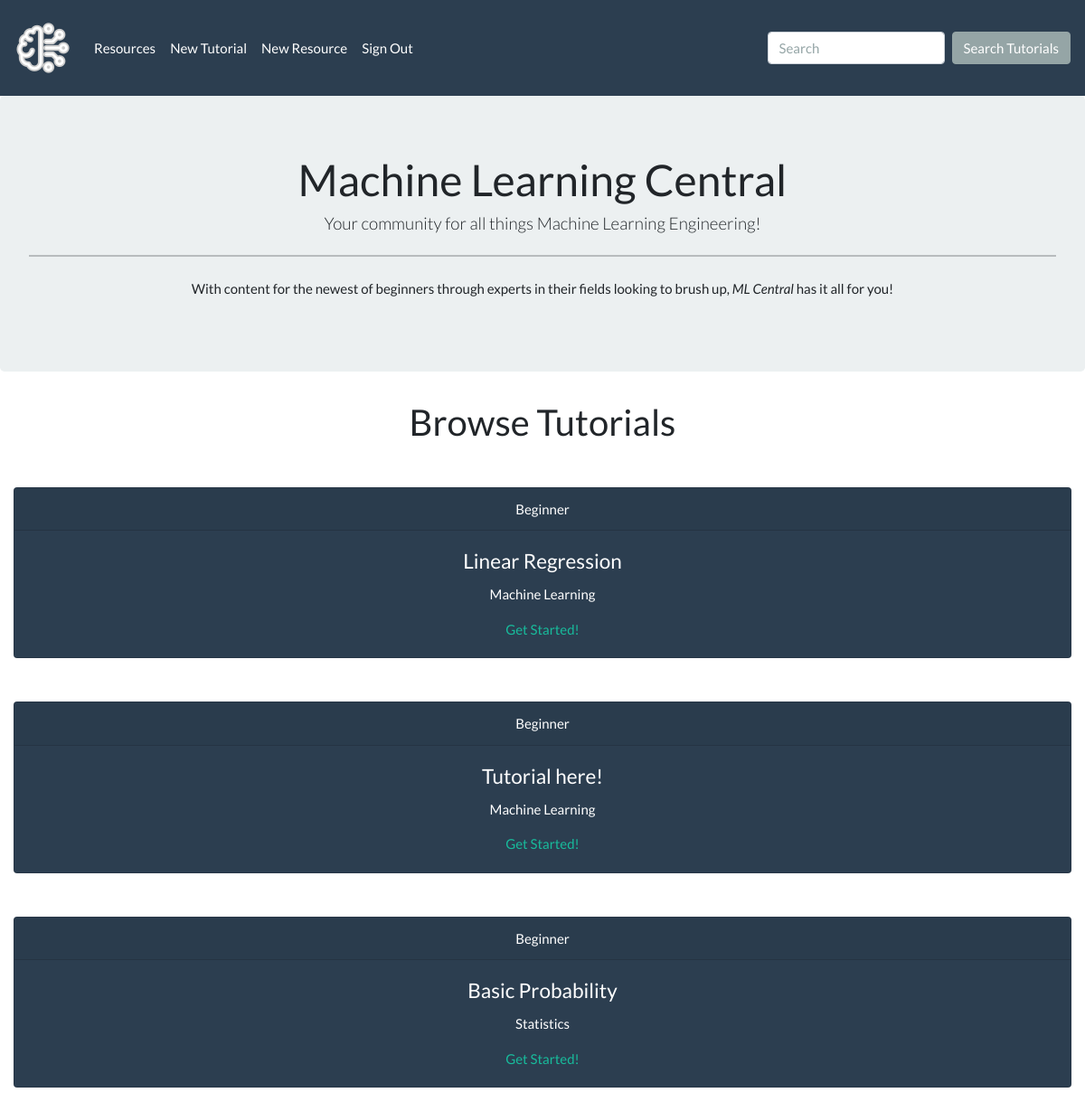
Screenshot of / (signed in) with the database file from the repository.
### tutorial_app/models.py (models this page shows)
class Tutorial(db.Model):
    id = db.Column(db.Integer, primary_key=True)
    category = db.Column(
        db.Enum(TutorialCategory), default=TutorialCategory.OTHER
    )
    title = db.Column(db.String(40), nullable=False)
    difficulty = db.Column(
        db.Enum(Difficulty), default=Difficulty.INTERMEDIATE
    )
    body = db.Column(db.String(10000), nullable=False)
    saved_by = db.relationship(
        "User",
        secondary="saved_tutorials",
        back_populates="saved_tutorials",
    )

### tutorial_app/main/routes.py (the view)
@main.route("/")
def homepage():
    tutorials = Tutorial.query.all()
    return render_template("index.html", tutorials=tutorials)

### tutorial_app/__init__.py (called while the page is built)
@login_manager.user_loader
def load_user(user_id):
    return User.query.get(user_id)

### tutorial_app/utils.py (called while the page is built)
    def __str__(self):
        return str(self.value)

### tutorial_app/templates/index.html
{% extends 'base.html' %}
{% block content %}
<div class="jumbotron mb-10 text-center">
  <h1>Machine Learning Central</h1>
  <h4 class="lead">Your community for all things Machine Learning Engineering!</h4>
  <hr class="my-4">
  <p>With content for the newest of beginners through experts in their fields looking to brush up,
  <em>ML Central</em> has it all for you!</p>
</div>
<div class="m-auto text-center col-md-12">
<h2>Browse Tutorials</h2>
{% for tutorial in tutorials %}
  <div class="card text-white bg-primary mt-5 mb-3 ml-auto mr-auto" style="max-width: 80rem;">
    <div class="card-header">{{ tutorial.difficulty }}</div>
    <div class="card-body">
      <h4 class="card-title">{{ tutorial.title }}</h4>
      <p class="card-text">{{ tutorial.category }}</p>
      <a href="{{ url_for('main.tutorial_details', tutorial_id=tutorial.id) }}">Get Started!</a>
    </div>
  </div>
{% endfor %}
</div>
{% endblock %}

### rows the page displays
Tutorial: difficulty "Beginner", title "Linear Regression", category "Machine Learning"
Tutorial: difficulty "Beginner", title "Tutorial here!", category "Machine Learning"
Tutorial: difficulty "Beginner", title "Basic Probability", category "Statistics"
